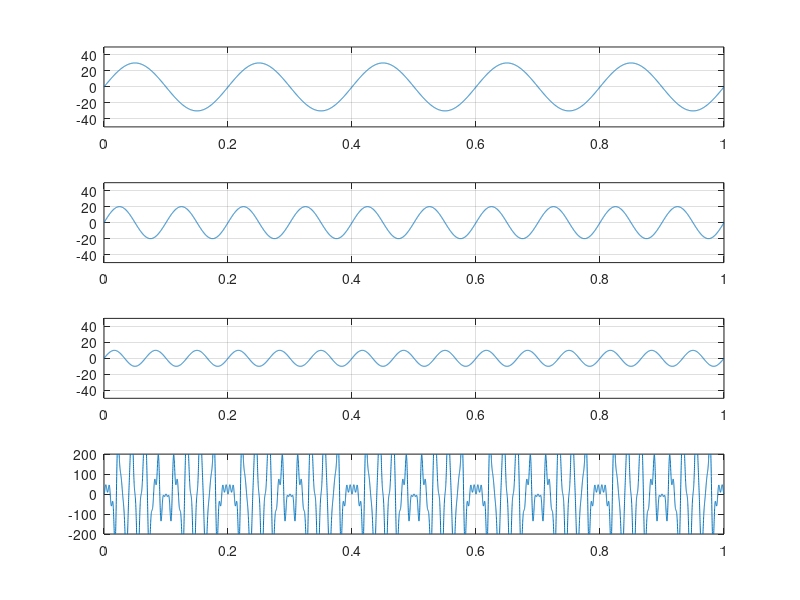

MATLAB code for this plot:
clc;
close all;
clear;

t=0:0.0001:1;

sig1=30*sin(2*pi*5*t);
sig2=20*sin(2*pi*10*t);
sig3=10*sin(2*pi*15*t);

car1=10*sin(2*pi*50*t);
car2=5*sin(2*pi*100*t);
car3=7*sin(2*pi*150*t);

res1=sig1.*car1;
res2=sig2.*car2;
res3=sig3.*car3;

res=res1+res2+res3;

subplot(4,1,1);
plot(t,sig1);
axis([0 1 -50 50])
grid on;

subplot(4,1,2);
plot(t,sig2);
axis([0 1 -50 50])
grid on;

subplot(4,1,3);
plot(t,sig3);
axis([0 1 -50 50])
grid on;

subplot(4,1,4);
plot(t,res);
axis([0 1 -200 200])
grid on;
